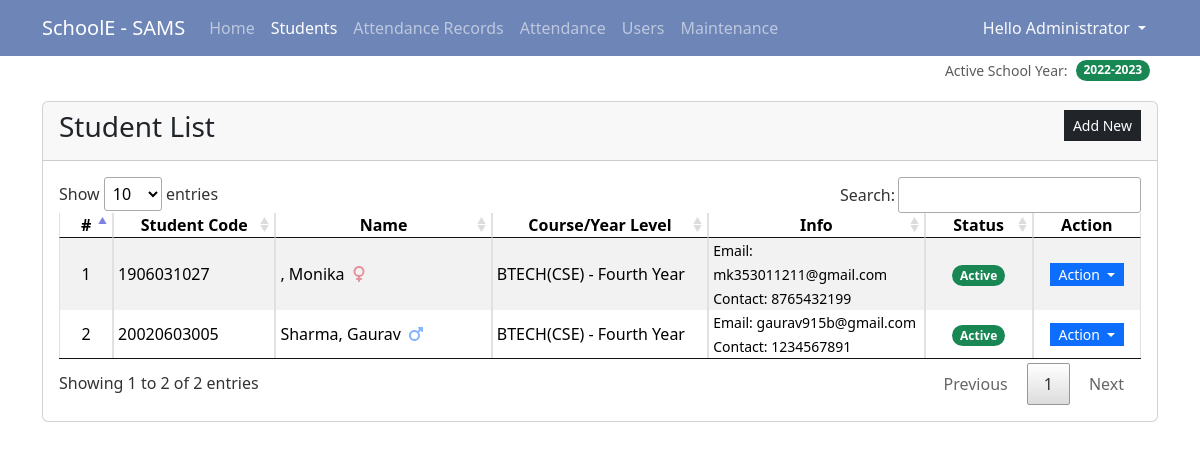
The app's page /?page=students (signed in) with its own data.
### tables this page shows
CREATE TABLE student_list (
            `student_id` INTEGER NOT NULL PRIMARY KEY AUTOINCREMENT,
            `student_code` TEXT NOT NULL,
            `firstname` TEXT NOT NULL,
            `middlename` TEXT NULL DEFAULT NULL,
            `lastname` TEXT NOT NULL,
            `gender` TEXT NOT NULL,
            `course_id` INTEGER NULL,
            `sy_id` INTEGER NULL,
            `yl_id` INTEGER NULL,
            `contact` TEXT NOT NULL,
            `email` TEXT NOT NULL,
            `status` INTEGER NOT NULL DEFAULT 1,
            `date_created` TIMESTAMP DEFAULT CURRENT_TIMESTAMP,
            `date_updated` TIMESTAMP NULL,
            FOREIGN KEY(`course_id`) REFERENCES `course_list`(`course_id`) ON DELETE SET NULL,
            FOREIGN KEY(`sy_id`) REFERENCES `school_year`(`sy_id`) ON DELETE SET NULL,
            FOREIGN KEY(`yl_id`) REFERENCES `year_lvl`(`yl_id`) ON DELETE SET NULL
        );

CREATE TABLE course_list (
            `course_id` INTEGER NOT NULL PRIMARY KEY AUTOINCREMENT,
            `name` TEXT NOT NULL,
            `status` INTEGER NOT NULL DEFAULT 1,
            `date_created` TIMESTAMP DEFAULT CURRENT_TIMESTAMP
        );

CREATE TABLE year_lvl (
            `yl_id` INTEGER NOT NULL PRIMARY KEY AUTOINCREMENT,
            `year_level` TEXT NOT NULL,
            `date_created` TIMESTAMP DEFAULT CURRENT_TIMESTAMP
        );

### students.php (the view, shortened to what this page needs)
<div class="card">
    <div class="card-header d-flex justify-content-between">
        <h3 class="card-title">Student List</h3>
        <div class="card-tools align-middle">
            <button class="btn btn-dark btn-sm py-1 rounded-0" type="button" id="create_new">Add New</button>
        </div>
    </div>
    <div class="card-body">
        <table class="table table-hover table-striped table-bordered">
            <colgroup>
                <col width="5%">
                <col width="15%">
                <col width="20%">
                <col width="20%">
                <col width="20%">
                <col width="10%">
                <col width="10%">
            </colgroup>
            <thead>
                <tr>
                    <th class="text-center p-0">#</th>
                    <th class="text-center p-0">Student Code</th>
                    <th class="text-center p-0">Name</th>
                    <th class="text-center p-0">Course/Year Level</th>
                    <th class="text-center p-0">Info</th>
                    <th class="text-center p-0">Status</th>
                    <th class="text-center p-0">Action</th>
                </tr>
            </thead>
            <tbody>
                <?php
                $sql = "SELECT s.*,(s.lastname || ', ' || s.firstname || ' ' || s.middlename) as `name`,c.name as course, yl.year_level FROM `student_list` s INNER JOIN `course_list` c on s.course_id = c.course_id inner join `year_lvl` yl on s.yl_id = yl.yl_id where s.sy_id = '{$_SESSION['sy_id']}'  order by `name` asc";
                $qry = $conn->query($sql);
                $i = 1;
                    while($row = $qry->fetchArray()):
                ?>
                <tr>
                    <td class="text-center p-0"><?php echo $i++; ?></td>
                    <td class="py-0 px-1"><?php echo $row['student_code'] ?></td>
                    <td class="py-0 px-1"><?php echo $row['name'] ?>
                    <?php if($row['gender'] == "Male"): ?>
                        <span class="fa fa-mars mx-1 text-primary opacity-50" title="Male"></span>
                    <?php else: ?>
                        <span class="fa fa-venus mx-1 text-danger opacity-50" title="Female"></span>
                    <?php endif; ?>
                    </td>
                    <td class="py-0 px-1"><?= $row['course'] ." - ".$row['year_level'] ?></td>
                    <td class="py-0 px-1">
                        <small>Email: <?php echo $row['email'] ?></small><br>
                        <small>Contact: <?php echo $row['contact'] ?></small>
                    </td>
                    <td class="py-0 px-1 text-center">
                    <?php if($row['status'] == 1): ?>
                        <span class="badge bg-success rounded-pill">Active</span>
                    <?php else: ?>
                        <span class="badge bg-danger rounded-pill">Inactive</span>
                    <?php endif; ?>
                    </td>
                    <th class="text-center py-0 px-1">
                        <div class="btn-group" role="group">
                            <button id="btnGroupDrop1" type="button" class="btn btn-primary dropdown-toggle btn-sm rounded-0 py-0" data-bs-toggle="dropdown" aria-expanded="false">
                            Action
                            </button>
                        </div>
                    </th>
                </tr>
                <?php endwhile; ?>
            </tbody>
        </table>
    </div>
</div>

### index.php (shortened to what this page needs)
<?php
$page = isset($_GET['page']) ? $_GET['page'] : 'home';
?>
<?php
$base_url = (isset($_SERVER['HTTPS']) && $_SERVER['HTTPS'] != 'off' ? 'https://' : 'http://') . $_SERVER['SERVER_NAME'] . '/intrams_sams/';
?>
<!DOCTYPE html>
<html lang="en">
<head>
    <link rel="stylesheet" href="<?= $base_url ?>Font-Awesome-master/css/all.min.css">
    <link rel="stylesheet" href="<?= $base_url ?>css/bootstrap.min.css">
    <link rel="stylesheet" href="<?= $base_url ?>DataTables/datatables.min.css">
</head>
<body>
    <main>
        <nav class="navbar navbar-expand-lg navbar-dark bg-dark bg-gradient" id="topNavBar">
            <div class="container">
                <a class="navbar-brand" href="#">
                SchoolE - SAMS
                </a>
                <div class="collapse navbar-collapse" id="navbarNav">
                    <ul class="navbar-nav">
                        <li class="nav-item">
                            <a class="nav-link <?php echo ($page == 'home')? 'active' : '' ?>" aria-current="page" href="./">Home</a>
                        </li>
                        <li class="nav-item">
                            <a class="nav-link <?php echo ($page == 'students')? 'active' : '' ?>" aria-current="page" href="./?page=students">Students</a>
                        </li>
                        <li class="nav-item">
                            <a class="nav-link <?php echo ($page == 'attendance_list')? 'active' : '' ?>" href="./?page=attendance_list">Attendance Records</a>
                        </li>
                        <li class="nav-item">
                            <a class="nav-link " href="./attendance.php" target="_blank">Attendance</a>
                        </li>
                        <?php if($_SESSION['type'] == 1): ?>
                        <li class="nav-item">
                            <a class="nav-link <?php echo ($page == 'users')? 'active' : '' ?>" aria-current="page" href="./?page=users">Users</a>
                        </li>
                        <li class="nav-item">
                            <a class="nav-link" href="./?page=maintenance">Maintenance</a>
                        </li>
                        <?php endif; ?>
                    </ul>
                </div>
                <div>
                <div class="dropdown">
                    <button class="btn btn-secondary dropdown-toggle bg-transparent  text-light border-0" type="button" id="dropdownMenuButton1" data-bs-toggle="dropdown" aria-expanded="false">
                        Hello <?php echo $_SESSION['fullname'] ?>
                    </button>
                </div>
                </div>
            </div>
        </nav>
        <div class="container">
            <div class="py-1 w-100 d-flex justify-content-end">
                <small class="text-muted">Active School Year: </small><span class="badge bg-success mx-2 rounded-pill"><?= $_SESSION['sy'] ?></span>
            </div>
        </div>
        <div class="container py-3" id="page-container">
            <?php
                include $page.'.php';
            ?>
        </div>
    </main>
</body>
</html>

### index.php (style rules this page uses)
html,body { height:100%; width:100%; }
main { height:100%; display:flex; flex-flow:column; }
#page-container { flex: 1 1 auto; overflow:auto; }
#topNavBar { flex: 0 1 auto; }
#topNavBar { background-color:#6E85B7 !important; background:#6E85B7!important; }

### records on screen
student_list: student_code "1906031027", name ", Monika", gender "Female" (drawn), course.name "BTECH(CSE)", yl.year_level "Fourth Year", email "mk353011211@gmail.com", contact "8765432199", status "Active"
student_list: student_code "20020603005", name "Sharma, Gaurav", gender "Male" (drawn), course.name "BTECH(CSE)", yl.year_level "Fourth Year", email "gaurav915b@gmail.com", contact "1234567891", status "Active"

### other values on screen
$_SESSION['fullname'] "Administrator"
$_SESSION['sy'] "2022-2023"
